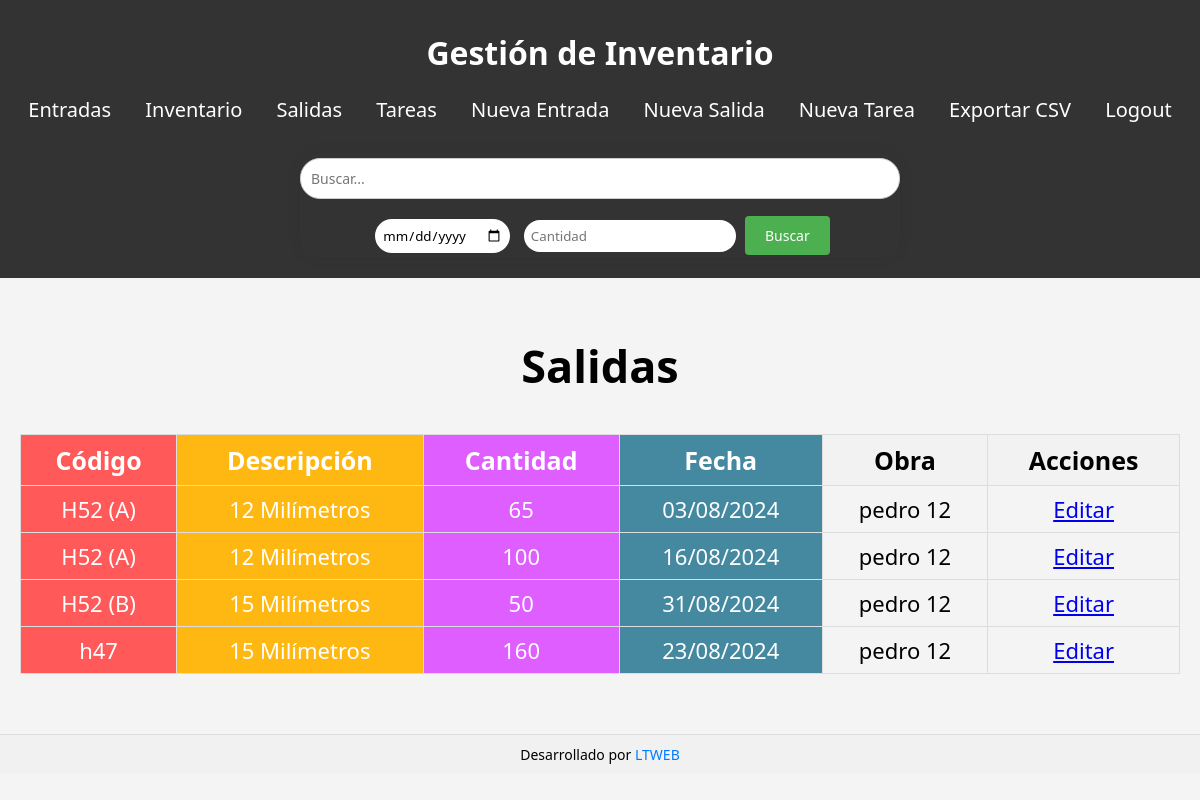
Page /salidas/ (signed in) on the earlier database version.
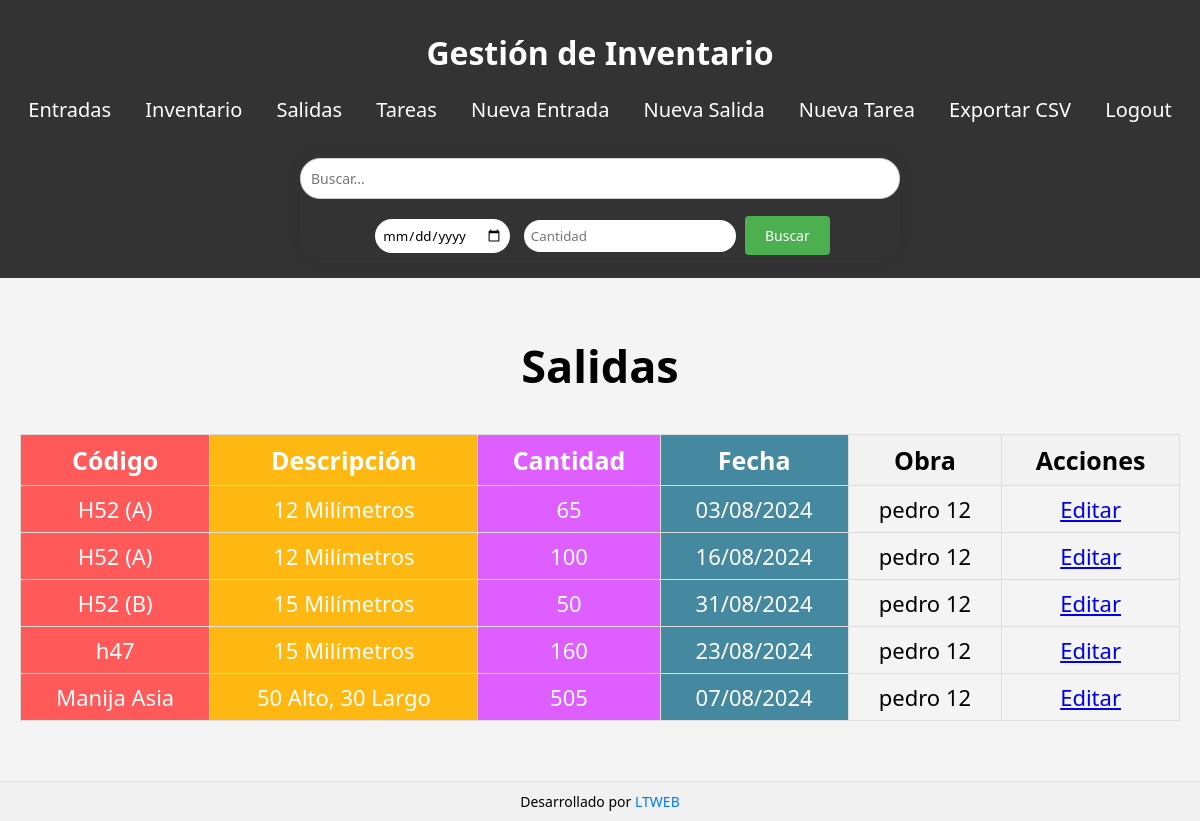
Same page on the later database version.
### core/models.py (models this page shows, shortened)
class Salida(models.Model):
    codigo = models.CharField(max_length=50)
    descripcion = models.TextField()
    cantidad = models.IntegerField()
    fecha = models.DateField()
    obra = models.CharField(max_length=100)

### core/views.py (the view)
# urls.py: path('salidas/', salida_list, name='salida_list'),
@login_required
def salida_list(request):
    query = request.GET.get('q')
    if query:
        salidas = Salida.objects.filter(Q(codigo__icontains=query) | Q(descripcion__icontains=query))
    else:
        salidas = Salida.objects.all()
    return render(request, 'core/salida_list.html', {'salidas': salidas, 'query': query})

### core/templates/core/salida_list.html
{% extends "base_generic.html" %}
{% block content %}
  <h2>Salidas</h2>
  <table>
    <thead>
      <tr>
        <th class="codigo_salida">Código</th>
        <th class="descripcion_salida">Descripción</th>
        <th class="cantidad_salida">Cantidad</th>
        <th class="fecha_salida">Fecha</th>
        <th>Obra</th>
        {% if user.is_staff %}
          <th>Acciones</th>
        {% endif %}
      </tr>
    </thead>
    <tbody>
      {% for salida in salidas %}
        <tr>
          <td class="codigo_salida">{{ salida.codigo }}</td>
          <td class="descripcion_salida">{{ salida.descripcion }}</td>
          <td class="cantidad_salida">{{ salida.cantidad }}</td>
          <td class="fecha_salida">{{ salida.fecha|date:"d/m/Y" }}</td>
          <td>{{ salida.obra }}</td>
          {% if user.is_staff %}
            <td>
              <a href="{% url 'salida_edit' salida.pk %}">Editar</a>
            </td>
          {% endif %}
        </tr>
      {% endfor %}
    </tbody>
  </table>
{% endblock %}

Differences in the rows shown:
added Salida: codigo "Manija Asia", descripcion "50 Alto, 30 Largo", cantidad "505", fecha "07/08/2024", obra "pedro 12"
